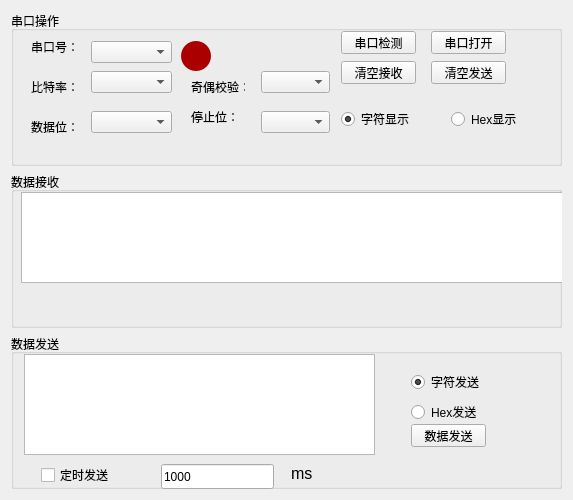
<?xml version="1.0" encoding="UTF-8"?>
<ui version="4.0">
 <class>Widget</class>
 <widget class="QWidget" name="Widget">
  <property name="geometry">
   <rect>
    <x>0</x>
    <y>0</y>
    <width>573</width>
    <height>500</height>
   </rect>
  </property>
  <property name="minimumSize">
   <size>
    <width>570</width>
    <height>451</height>
   </size>
  </property>
  <property name="maximumSize">
   <size>
    <width>600</width>
    <height>550</height>
   </size>
  </property>
  <property name="windowTitle">
   <string>串口小助手</string>
  </property>
  <layout class="QGridLayout" name="gridLayout">
   <item row="0" column="0">
    <widget class="QGroupBox" name="groupBox">
     <property name="title">
      <string>串口操作</string>
     </property>
     <widget class="QPushButton" name="btnCheck">
      <property name="enabled">
       <bool>true</bool>
      </property>
      <property name="geometry">
       <rect>
        <x>330</x>
        <y>20</y>
        <width>75</width>
        <height>23</height>
       </rect>
      </property>
      <property name="text">
       <string>串口检测</string>
      </property>
     </widget>
     <widget class="QPushButton" name="btnClearRec">
      <property name="geometry">
       <rect>
        <x>330</x>
        <y>50</y>
        <width>75</width>
        <height>23</height>
       </rect>
      </property>
      <property name="text">
       <string>清空接收</string>
      </property>
     </widget>
     <widget class="QPushButton" name="btnOpen">
      <property name="geometry">
       <rect>
        <x>420</x>
        <y>20</y>
        <width>75</width>
        <height>23</height>
       </rect>
      </property>
      <property name="text">
       <string>串口打开</string>
      </property>
     </widget>
     <widget class="QPushButton" name="btnClearSend">
      <property name="geometry">
       <rect>
        <x>420</x>
        <y>50</y>
        <width>75</width>
        <height>23</height>
       </rect>
      </property>
      <property name="text">
       <string>清空发送</string>
      </property>
     </widget>
     <widget class="QComboBox" name="cmbBoxPort">
      <property name="geometry">
       <rect>
        <x>80</x>
        <y>30</y>
        <width>81</width>
        <height>22</height>
       </rect>
      </property>
     </widget>
     <widget class="QComboBox" name="cmbBoxBaud">
      <property name="geometry">
       <rect>
        <x>80</x>
        <y>60</y>
        <width>81</width>
        <height>22</height>
       </rect>
      </property>
     </widget>
     <widget class="QComboBox" name="cmbBoxDataBits">
      <property name="geometry">
       <rect>
        <x>80</x>
        <y>100</y>
        <width>81</width>
        <height>22</height>
       </rect>
      </property>
     </widget>
     <widget class="QComboBox" name="cmbBoxParity">
      <property name="geometry">
       <rect>
        <x>250</x>
        <y>60</y>
        <width>69</width>
        <height>22</height>
       </rect>
      </property>
     </widget>
     <widget class="QComboBox" name="cmbBoxStopBits">
      <property name="geometry">
       <rect>
        <x>250</x>
        <y>100</y>
        <width>69</width>
        <height>22</height>
       </rect>
      </property>
     </widget>
     <widget class="QLabel" name="label">
      <property name="geometry">
       <rect>
        <x>20</x>
        <y>30</y>
        <width>54</width>
        <height>12</height>
       </rect>
      </property>
      <property name="text">
       <string>串口号：</string>
      </property>
     </widget>
     <widget class="QLabel" name="label_2">
      <property name="geometry">
       <rect>
        <x>20</x>
        <y>70</y>
        <width>54</width>
        <height>12</height>
       </rect>
      </property>
      <property name="text">
       <string>比特率：</string>
      </property>
     </widget>
     <widget class="QLabel" name="label_3">
      <property name="geometry">
       <rect>
        <x>20</x>
        <y>110</y>
        <width>54</width>
        <height>12</height>
       </rect>
      </property>
      <property name="text">
       <string>数据位：</string>
      </property>
     </widget>
     <widget class="QLabel" name="label_4">
      <property name="geometry">
       <rect>
        <x>180</x>
        <y>100</y>
        <width>54</width>
        <height>12</height>
       </rect>
      </property>
      <property name="text">
       <string>停止位：</string>
      </property>
     </widget>
     <widget class="QLabel" name="label_5">
      <property name="geometry">
       <rect>
        <x>180</x>
        <y>70</y>
        <width>54</width>
        <height>12</height>
       </rect>
      </property>
      <property name="text">
       <string>奇偶校验：</string>
      </property>
     </widget>
     <widget class="QRadioButton" name="radioBtnChar">
      <property name="geometry">
       <rect>
        <x>330</x>
        <y>100</y>
        <width>89</width>
        <height>16</height>
       </rect>
      </property>
      <property name="text">
       <string>字符显示</string>
      </property>
      <property name="checked">
       <bool>true</bool>
      </property>
     </widget>
     <widget class="QRadioButton" name="radioBtnHex">
      <property name="geometry">
       <rect>
        <x>440</x>
        <y>100</y>
        <width>89</width>
        <height>16</height>
       </rect>
      </property>
      <property name="text">
       <string>Hex显示</string>
      </property>
     </widget>
     <widget class="QLabel" name="labelStatus">
      <property name="geometry">
       <rect>
        <x>170</x>
        <y>30</y>
        <width>30</width>
        <height>30</height>
       </rect>
      </property>
      <property name="styleSheet">
       <string notr="true">border-radius:15px;
background-color:rgb(170,0,0);</string>
      </property>
      <property name="text">
       <string/>
      </property>
     </widget>
    </widget>
   </item>
   <item row="1" column="0">
    <widget class="QGroupBox" name="groupBox_2">
     <property name="title">
      <string>数据接收</string>
     </property>
     <widget class="QTextEdit" name="textEditRec">
      <property name="geometry">
       <rect>
        <x>10</x>
        <y>20</y>
        <width>561</width>
        <height>91</height>
       </rect>
      </property>
      <property name="readOnly">
       <bool>true</bool>
      </property>
     </widget>
    </widget>
   </item>
   <item row="2" column="0">
    <widget class="QGroupBox" name="groupBox_3">
     <property name="title">
      <string>数据发送</string>
     </property>
     <widget class="QTextEdit" name="textEditSend">
      <property name="geometry">
       <rect>
        <x>13</x>
        <y>20</y>
        <width>351</width>
        <height>101</height>
       </rect>
      </property>
     </widget>
     <widget class="QRadioButton" name="radioBtnChar2">
      <property name="geometry">
       <rect>
        <x>400</x>
        <y>40</y>
        <width>89</width>
        <height>16</height>
       </rect>
      </property>
      <property name="text">
       <string>字符发送</string>
      </property>
      <property name="checked">
       <bool>true</bool>
      </property>
     </widget>
     <widget class="QRadioButton" name="radioBtnHex2">
      <property name="geometry">
       <rect>
        <x>400</x>
        <y>70</y>
        <width>89</width>
        <height>16</height>
       </rect>
      </property>
      <property name="text">
       <string>Hex发送</string>
      </property>
     </widget>
     <widget class="QPushButton" name="BtnSend">
      <property name="geometry">
       <rect>
        <x>400</x>
        <y>90</y>
        <width>75</width>
        <height>23</height>
       </rect>
      </property>
      <property name="text">
       <string>数据发送</string>
      </property>
     </widget>
     <widget class="QCheckBox" name="timeSend">
      <property name="geometry">
       <rect>
        <x>30</x>
        <y>130</y>
        <width>105</width>
        <height>22</height>
       </rect>
      </property>
      <property name="text">
       <string>定时发送</string>
      </property>
     </widget>
     <widget class="QLineEdit" name="lineEdit">
      <property name="geometry">
       <rect>
        <x>150</x>
        <y>130</y>
        <width>113</width>
        <height>25</height>
       </rect>
      </property>
      <property name="text">
       <string>1000</string>
      </property>
     </widget>
     <widget class="QLabel" name="label_6">
      <property name="geometry">
       <rect>
        <x>280</x>
        <y>130</y>
        <width>81</width>
        <height>18</height>
       </rect>
      </property>
      <property name="font">
       <font>
        <pointsize>12</pointsize>
       </font>
      </property>
      <property name="text">
       <string>ms</string>
      </property>
     </widget>
    </widget>
   </item>
  </layout>
 </widget>
 <layoutdefault spacing="6" margin="11"/>
 <resources/>
 <connections/>
</ui>
